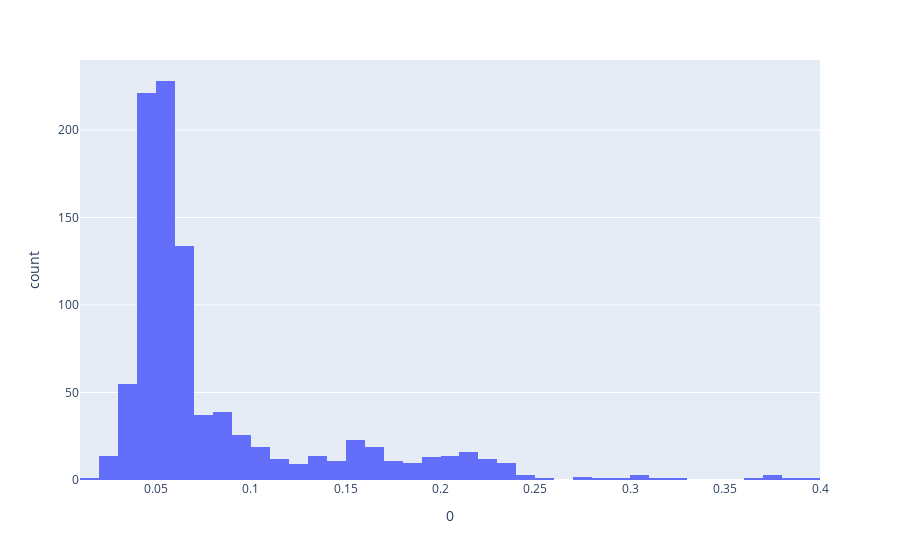

The notebook cell this image was saved under:
### Code cell
px.histogram(pd.DataFrame(y_pred_val), x=0)

### Figure 1 — Plotly figure (JSON) as saved in the notebook; plotly's stock layout.template omitted (floating-point values rounded to 4 significant figures; data arrays with more than 128 entries replaced by an {"elided": "..."} marker saying what was removed)
{"data": [{"alignmentgroup": "True", "bingroup": "x", "hovertemplate": "0=%{x}<br>count=%{y}<extra></extra>", "legendgroup": "", "marker": {"color": "#636efa"}, "name": "", "offsetgroup": "", "orientation": "v", "showlegend": false, "type": "histogram", "x": {"elided": "967 float values"}, "xaxis": "x", "yaxis": "y"}], "layout": {"barmode": "relative", "legend": {"tracegroupgap": 0}, "margin": {"t": 60}, "xaxis": {"anchor": "y", "domain": [0, 1], "title": {"text": "0"}}, "yaxis": {"anchor": "x", "domain": [0, 1], "title": {"text": "count"}}}}
